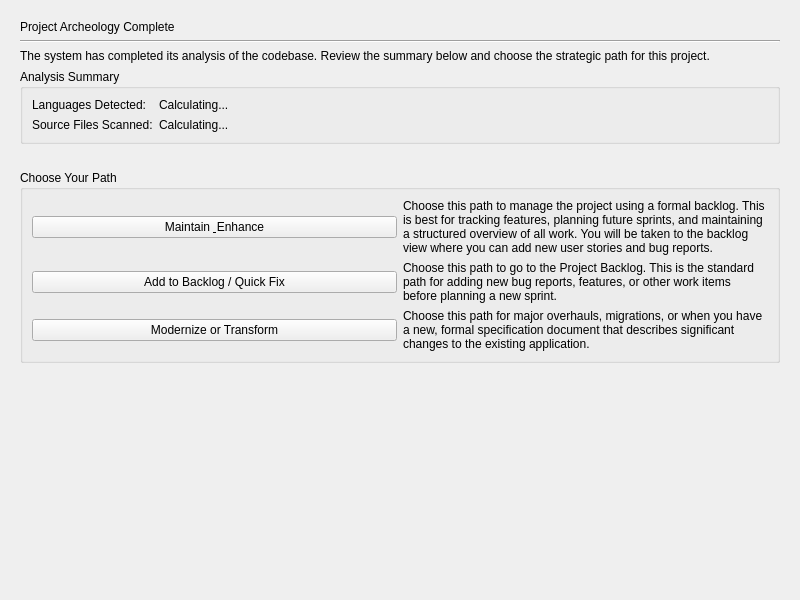
<?xml version="1.0" encoding="UTF-8"?>
<ui version="4.0">
 <class>ProjectDashboardPage</class>
 <widget class="QWidget" name="ProjectDashboardPage">
  <property name="geometry">
   <rect>
    <x>0</x>
    <y>0</y>
    <width>800</width>
    <height>600</height>
   </rect>
  </property>
  <property name="windowTitle">
   <string>Form</string>
  </property>
  <layout class="QVBoxLayout" name="verticalLayout">
   <property name="leftMargin">
    <number>20</number>
   </property>
   <property name="topMargin">
    <number>20</number>
   </property>
   <property name="rightMargin">
    <number>20</number>
   </property>
   <property name="bottomMargin">
    <number>20</number>
   </property>
   <item>
    <widget class="QLabel" name="headerLabel">
     <property name="text">
      <string>Project Archeology Complete</string>
     </property>
    </widget>
   </item>
   <item>
    <widget class="Line" name="line">
     <property name="orientation">
      <enum>Qt::Horizontal</enum>
     </property>
    </widget>
   </item>
   <item>
    <widget class="QLabel" name="instructionLabel">
     <property name="text">
      <string>The system has completed its analysis of the codebase. Review the summary below and choose the strategic path for this project.</string>
     </property>
     <property name="wordWrap">
      <bool>true</bool>
     </property>
    </widget>
   </item>
   <item>
    <widget class="QGroupBox" name="metricsGroupBox">
     <property name="title">
      <string>Analysis Summary</string>
     </property>
     <layout class="QFormLayout" name="formLayout">
      <item row="0" column="0">
       <widget class="QLabel" name="languagesLabel">
        <property name="text">
         <string>Languages Detected:</string>
        </property>
       </widget>
      </item>
      <item row="0" column="1">
       <widget class="QLabel" name="languagesValueLabel">
        <property name="text">
         <string>Calculating...</string>
        </property>
       </widget>
      </item>
      <item row="1" column="0">
       <widget class="QLabel" name="filesLabel">
        <property name="text">
         <string>Source Files Scanned:</string>
        </property>
       </widget>
      </item>
      <item row="1" column="1">
       <widget class="QLabel" name="filesValueLabel">
        <property name="text">
         <string>Calculating...</string>
        </property>
       </widget>
      </item>
     </layout>
    </widget>
   </item>
   <item>
    <spacer name="verticalSpacer">
     <property name="orientation">
      <enum>Qt::Vertical</enum>
     </property>
     <property name="sizeType">
      <enum>QSizePolicy::Fixed</enum>
     </property>
     <property name="sizeHint" stdset="0">
      <size>
       <width>20</width>
       <height>20</height>
      </size>
     </property>
    </spacer>
   </item>
   <item>
    <widget class="QGroupBox" name="pathGroupBox">
     <property name="title">
      <string>Choose Your Path</string>
     </property>
     <layout class="QGridLayout" name="gridLayout">
      <item row="0" column="0">
       <widget class="QPushButton" name="maintainButton">
        <property name="text">
         <string>Maintain &amp; Enhance</string>
        </property>
       </widget>
      </item>
      <item row="0" column="1">
       <widget class="QLabel" name="maintainGuidanceLabel">
        <property name="text">
         <string>Choose this path to manage the project using a formal backlog. This is best for tracking features, planning future sprints, and maintaining a structured overview of all work. You will be taken to the backlog view where you can add new user stories and bug reports.</string>
        </property>
        <property name="wordWrap">
         <bool>true</bool>
        </property>
       </widget>
      </item>
      <item row="1" column="0">
       <widget class="QPushButton" name="quickFixButton">
        <property name="text">
         <string>Add to Backlog / Quick Fix</string>
        </property>
       </widget>
      </item>
      <item row="1" column="1">
       <widget class="QLabel" name="quickFixGuidanceLabel">
        <property name="text">
         <string>Choose this path to go to the Project Backlog. This is the standard path for adding new bug reports, features, or other work items before planning a new sprint.</string>
        </property>
        <property name="wordWrap">
         <bool>true</bool>
        </property>
       </widget>
      </item>
      <item row="2" column="0">
       <widget class="QPushButton" name="modernizeButton">
        <property name="text">
         <string>Modernize or Transform</string>
        </property>
       </widget>
      </item>
      <item row="2" column="1">
       <widget class="QLabel" name="modernizeGuidanceLabel">
        <property name="text">
         <string>Choose this path for major overhauls, migrations, or when you have a new, formal specification document that describes significant changes to the existing application.</string>
        </property>
        <property name="wordWrap">
         <bool>true</bool>
        </property>
       </widget>
      </item>
     </layout>
    </widget>
   </item>
   <item>
    <spacer name="verticalSpacer_2">
     <property name="orientation">
      <enum>Qt::Vertical</enum>
     </property>
     <property name="sizeHint" stdset="0">
      <size>
       <width>20</width>
       <height>40</height>
      </size>
     </property>
    </spacer>
   </item>
  </layout>
 </widget>
 <resources/>
 <connections/>
</ui>
